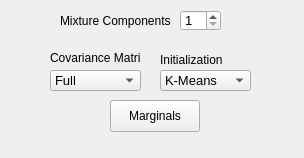
<?xml version="1.0" encoding="UTF-8"?>
<ui version="4.0">
 <class>ParametersGMMRegr</class>
 <widget class="QWidget" name="ParametersGMMRegr">
  <property name="geometry">
   <rect>
    <x>0</x>
    <y>0</y>
    <width>304</width>
    <height>158</height>
   </rect>
  </property>
  <property name="windowTitle">
   <string>Form</string>
  </property>
  <widget class="QLabel" name="label_7">
   <property name="geometry">
    <rect>
     <x>160</x>
     <y>50</y>
     <width>71</width>
     <height>20</height>
    </rect>
   </property>
   <property name="font">
    <font>
     <pointsize>9</pointsize>
    </font>
   </property>
   <property name="text">
    <string>Initialization</string>
   </property>
  </widget>
  <widget class="QSpinBox" name="gmmCount">
   <property name="geometry">
    <rect>
     <x>180</x>
     <y>10</y>
     <width>41</width>
     <height>21</height>
    </rect>
   </property>
   <property name="font">
    <font>
     <pointsize>10</pointsize>
    </font>
   </property>
   <property name="toolTip">
    <string>Number of mixtures trained per class</string>
   </property>
   <property name="minimum">
    <number>1</number>
   </property>
   <property name="maximum">
    <number>200</number>
   </property>
   <property name="value">
    <number>1</number>
   </property>
  </widget>
  <widget class="QComboBox" name="gmmInitCombo">
   <property name="geometry">
    <rect>
     <x>160</x>
     <y>70</y>
     <width>91</width>
     <height>21</height>
    </rect>
   </property>
   <property name="font">
    <font>
     <pointsize>10</pointsize>
    </font>
   </property>
   <property name="toolTip">
    <string>Method for initialization of the GMM prior to the first EM step
Random: randomly place the means of the mixtures (unit variance)
Uniform: uniformly split the space along the first axis and set the means there (unit variance)
K-Means: perform K-Means and assign means and variance to each mixture</string>
   </property>
   <property name="currentIndex">
    <number>2</number>
   </property>
   <item>
    <property name="text">
     <string>Random</string>
    </property>
   </item>
   <item>
    <property name="text">
     <string>Uniform</string>
    </property>
   </item>
   <item>
    <property name="text">
     <string>K-Means</string>
    </property>
   </item>
  </widget>
  <widget class="QLabel" name="label_6">
   <property name="geometry">
    <rect>
     <x>50</x>
     <y>48</y>
     <width>91</width>
     <height>20</height>
    </rect>
   </property>
   <property name="font">
    <font>
     <pointsize>9</pointsize>
    </font>
   </property>
   <property name="text">
    <string>Covariance Matrix</string>
   </property>
  </widget>
  <widget class="QLabel" name="label_8">
   <property name="geometry">
    <rect>
     <x>60</x>
     <y>10</y>
     <width>111</width>
     <height>21</height>
    </rect>
   </property>
   <property name="font">
    <font>
     <pointsize>9</pointsize>
    </font>
   </property>
   <property name="text">
    <string>Mixture Components</string>
   </property>
  </widget>
  <widget class="QComboBox" name="gmmCovarianceCombo">
   <property name="geometry">
    <rect>
     <x>50</x>
     <y>70</y>
     <width>91</width>
     <height>21</height>
    </rect>
   </property>
   <property name="font">
    <font>
     <pointsize>10</pointsize>
    </font>
   </property>
   <property name="toolTip">
    <string>Covariance Matrix type</string>
   </property>
   <property name="currentIndex">
    <number>0</number>
   </property>
   <item>
    <property name="text">
     <string>Full</string>
    </property>
   </item>
   <item>
    <property name="text">
     <string>Diagonal</string>
    </property>
   </item>
   <item>
    <property name="text">
     <string>Spherical</string>
    </property>
   </item>
  </widget>
  <widget class="QPushButton" name="marginalsButton">
   <property name="geometry">
    <rect>
     <x>110</x>
     <y>100</y>
     <width>90</width>
     <height>32</height>
    </rect>
   </property>
   <property name="font">
    <font>
     <pointsize>9</pointsize>
    </font>
   </property>
   <property name="text">
    <string>Marginals</string>
   </property>
  </widget>
 </widget>
 <resources/>
 <connections/>
</ui>
